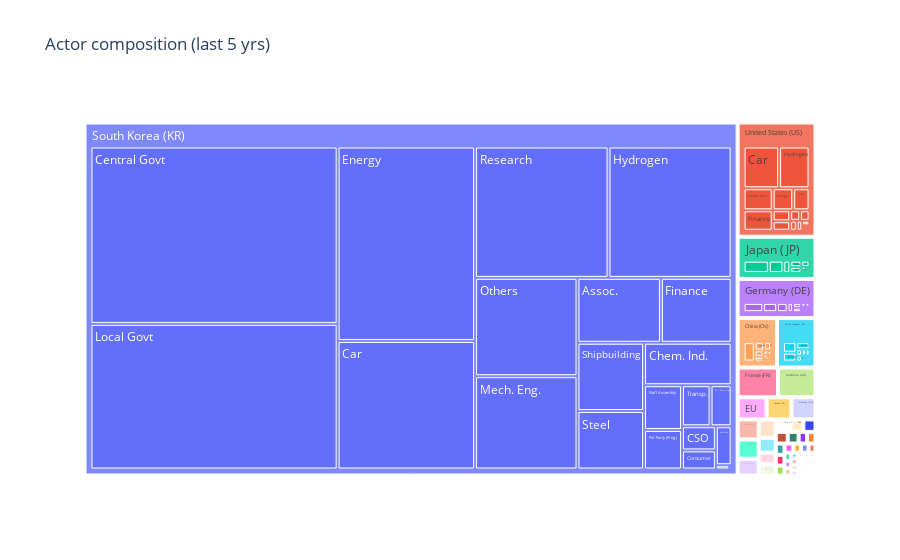

The notebook cell this image was saved under:
### Code cell
#1-2. 트리맵/파이 : 최근 5년간 세부분류(specific_type) + 국가(country)
latest = df[df["year"]>=df["year"].max()-4]
counts  = latest.groupby(["country","specific_type"]).size().reset_index(name="count")

fig = px.treemap(counts, path=["country","specific_type"], values="count",
                 title="Actor composition (last 5 yrs)")
fig.show()

### Figure 1 — Plotly figure (JSON) as saved in the notebook; plotly's stock layout.template omitted (floating-point values rounded to 4 significant figures; data arrays with more than 128 entries replaced by an {"elided": "..."} marker saying what was removed)
{"data": [{"branchvalues": "total", "domain": {"x": [0, 1], "y": [0, 1]}, "hovertemplate": "labels=%{label}<br>count=%{value}<br>parent=%{parent}<br>id=%{id}<extra></extra>", "ids": {"elided": "405 str values"}, "labels": {"elided": "405 str values"}, "name": "", "parents": {"elided": "405 str values"}, "type": "treemap", "values": {"elided": "405 float values"}}], "layout": {"legend": {"tracegroupgap": 0}, "title": {"text": "Actor composition (last 5 yrs)"}}}
